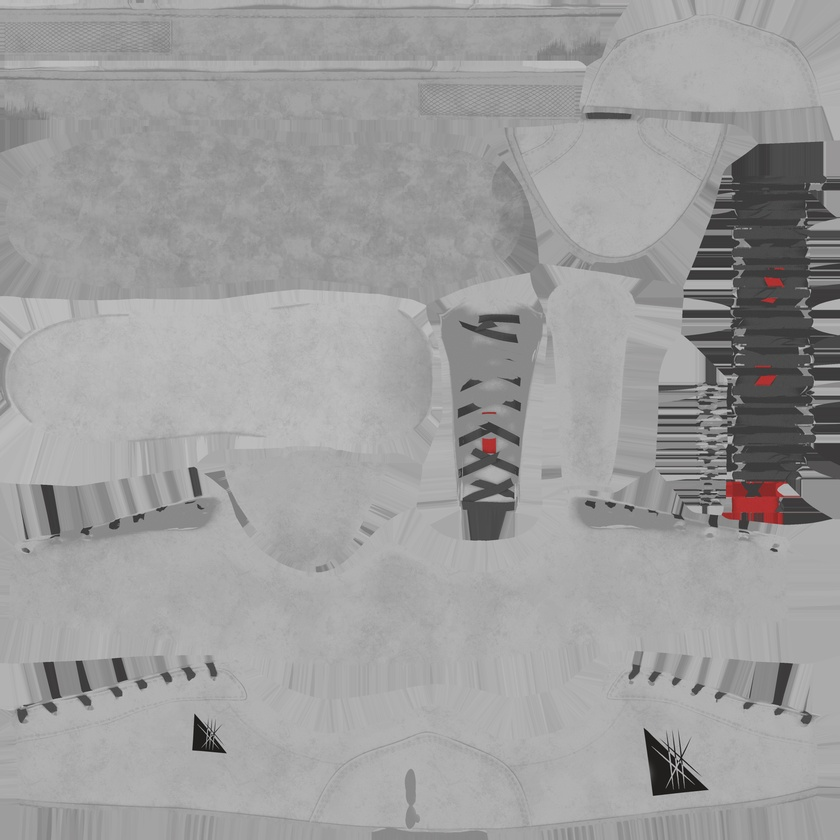
#> input picture T-ESP-902-STG_DevBros/backend/python-api/Shoes_Shoe_AlbedoTransparency.jpg, 840 x 840 px, shrunk from 2048 x 2048 before the run
$ python uv_map.py Shoes_Shoe_AlbedoTransparency.jpg out.png
#> lines starting #> are read from the running program, lines starting #| are printed output that depends on the picture; after the words box and inside, x2 and y2 are one past the last pixel; in counts of white or black regions, pixels touching at a corner belong together
import cv2
import numpy as np
from PIL import Image
import sys
import os


# -----------------------------
# Utils
# -----------------------------

def normalize01(arr):
    arr = arr.astype(np.float32)
    mn, mx = arr.min(), arr.max()
    if mx - mn < 1e-8:
        return np.zeros_like(arr)
    return (arr - mn) / (mx - mn)


def parse_color(color_str):
    if color_str.startswith("#"):
        raw = color_str.lstrip("#")
        if len(raw) != 6:
            raise ValueError("Hex color must use the format #RRGGBB")
        return tuple(int(raw[index:index + 2], 16) for index in (0, 2, 4))

    parts = color_str.split(",")
    return tuple(int(p.strip()) for p in parts)


# -----------------------------
# Texture textile
# -----------------------------

def make_fabric_texture(width, height, base_color=(70, 150, 255), seed=42):
    rng = np.random.default_rng(seed)

    texture = np.zeros((height, width, 3), dtype=np.float32)
    texture[:, :] = np.array(base_color, dtype=np.float32)

    noise = rng.normal(0, 10, (height, width, 1))
    texture += noise

    y = np.arange(height).reshape(-1, 1)
    x = np.arange(width).reshape(1, -1)

    weave = 5 * np.sin(y * 0.5) + 4 * np.sin(x * 0.4)
    texture += weave[:, :, None]

    texture = np.clip(texture, 0, 255).astype(np.uint8)
    return texture


def generate_wrinkles(width, height, seed=42):
    rng = np.random.default_rng(seed)

    noise = rng.normal(0, 1, (height, width))
    noise = cv2.GaussianBlur(noise, (0, 0), 15)
    noise = normalize01(noise)

    return noise


# -----------------------------
# Détection template
# -----------------------------

def detect_masks(img):
    gray = cv2.cvtColor(img, cv2.COLOR_BGR2GRAY)

    white_mask = cv2.inRange(gray, 180, 255)

    kernel = np.ones((3, 3), np.uint8)
    white_mask = cv2.morphologyEx(white_mask, cv2.MORPH_CLOSE, kernel)

    dark_mask = cv2.inRange(gray, 0, 120)
    line_mask = cv2.bitwise_and(dark_mask, cv2.dilate(white_mask, kernel))

    return white_mask, line_mask


# -----------------------------
# Remplissage
# -----------------------------

def apply_texture(mask, texture, seed=42):
    h, w = mask.shape

    wrinkle = generate_wrinkles(w, h, seed)

    light = 0.8 + wrinkle * 0.4
    shaded = texture.astype(np.float32) * light[:, :, None]

    shaded = np.clip(shaded, 0, 255).astype(np.uint8)

    alpha = (mask / 255.0)[:, :, None]
    shaded = (shaded * alpha).astype(np.uint8)

    return shaded


# -----------------------------
# Composition RGBA
# -----------------------------

def compose_rgba(fill, fill_mask, line_mask):
    h, w = fill_mask.shape

    rgba = np.zeros((h, w, 4), dtype=np.uint8)

    rgba[:, :, :3] = fill
    rgba[:, :, 3] = fill_mask

    # ajouter lignes
    for c in range(3):
        rgba[:, :, c] = np.where(
            line_mask > 0,
            30,
            rgba[:, :, c]
        )

    rgba[:, :, 3] = np.maximum(fill_mask, line_mask)

    return rgba


# -----------------------------
# Pipeline principal
# -----------------------------

def colorize_template(input_path, output_path, color=(70, 150, 255)):
    img = cv2.imread(input_path)

    if img is None:
        raise Exception("Image introuvable")

    h, w = img.shape[:2]

    white_mask, line_mask = detect_masks(img)

    texture = make_fabric_texture(w, h, color)

    fill = apply_texture(white_mask, texture)

    rgba = compose_rgba(fill, white_mask, line_mask)

    Image.fromarray(rgba).save(output_path)


# -----------------------------
# Entry point (compatible PHP)
# -----------------------------

def main():
    if len(sys.argv) < 3:
        print("Usage: script.py input output [--color R,G,B]")
        sys.exit(1)

    input_path = sys.argv[1]
    output_path = sys.argv[2]

    color = (70, 150, 255)

    for i, arg in enumerate(sys.argv):
        if arg == "--color" and i + 1 < len(sys.argv):
            color = parse_color(sys.argv[i + 1])

    if not os.path.exists(input_path):
        print("Fichier input introuvable")
        sys.exit(1)

    colorize_template(input_path, output_path, color)
#> in colorize_template, img is the input picture: shape (840, 840, 3); mean B, G, R 157.1, 157.1, 157.5
#> in detect_masks, `white_mask = cv2.inRange(gray, 180, 255)`:
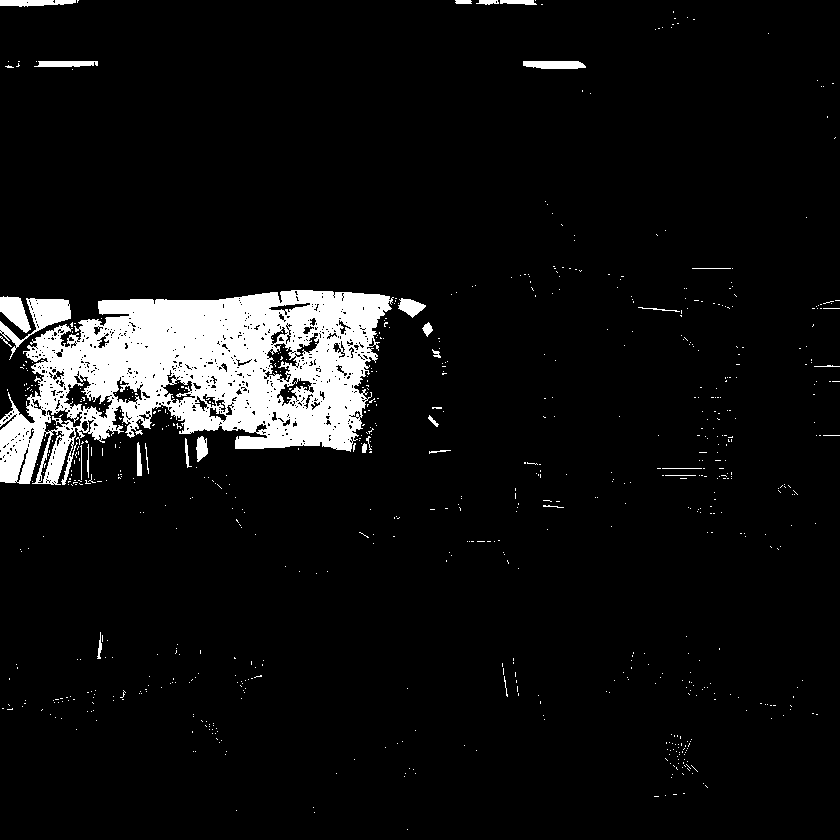
#> white_mask: shape (840, 840); 6.8% white; 756 white regions (725 under 20 px), largest, box (x1, y1, x2, y2) and area: (0, 290, 394, 485) 41672, (0, 298, 71, 360) 1268, (0, 296, 31, 333) 659
#> in detect_masks, `white_mask = cv2.morphologyEx(white_mask, cv2.MORPH_CLOSE, kernel)`: white_mask: shape (840, 840); 7.6% white; 500 white regions (463 under 20 px), largest, box (x1, y1, x2, y2) and area: (0, 290, 397, 486) 46926, (0, 298, 71, 360) 1371, (0, 296, 31, 333) 660
#> in detect_masks, `dark_mask = cv2.inRange(gray, 0, 120)`:
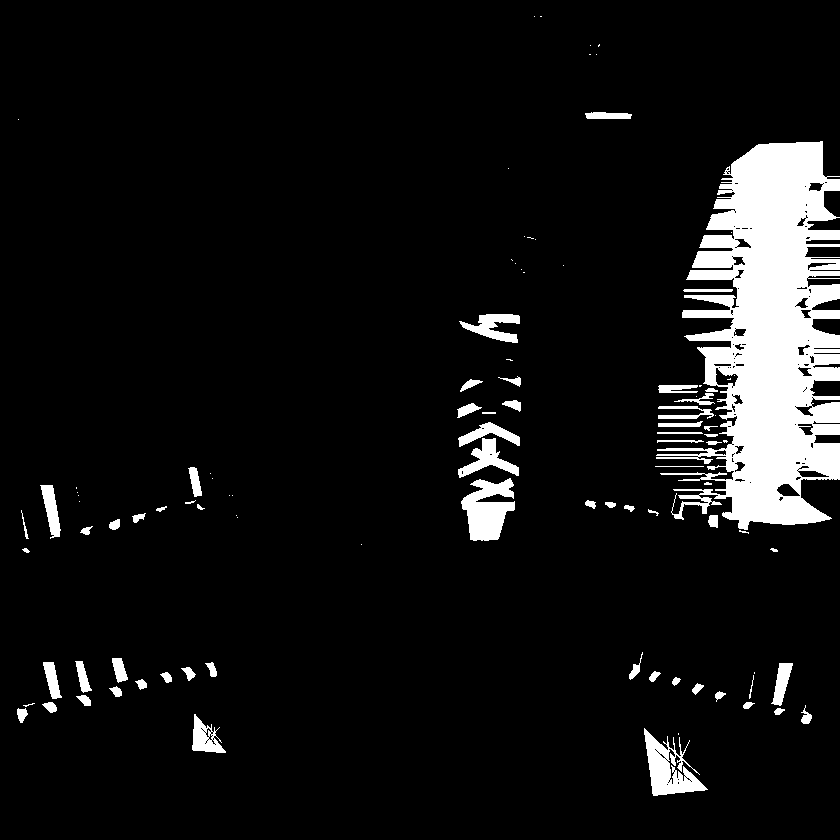
#> dark_mask: shape (840, 840); 7.7% white; 102 white regions (40 under 20 px), largest, box (x1, y1, x2, y2) and area: (656, 141, 840, 530) 40633, (461, 478, 515, 541) 2149, (644, 728, 708, 796) 1960
#> in detect_masks, `line_mask = cv2.bitwise_and(dark_mask, cv2.dilate(white_mask, kernel))`:
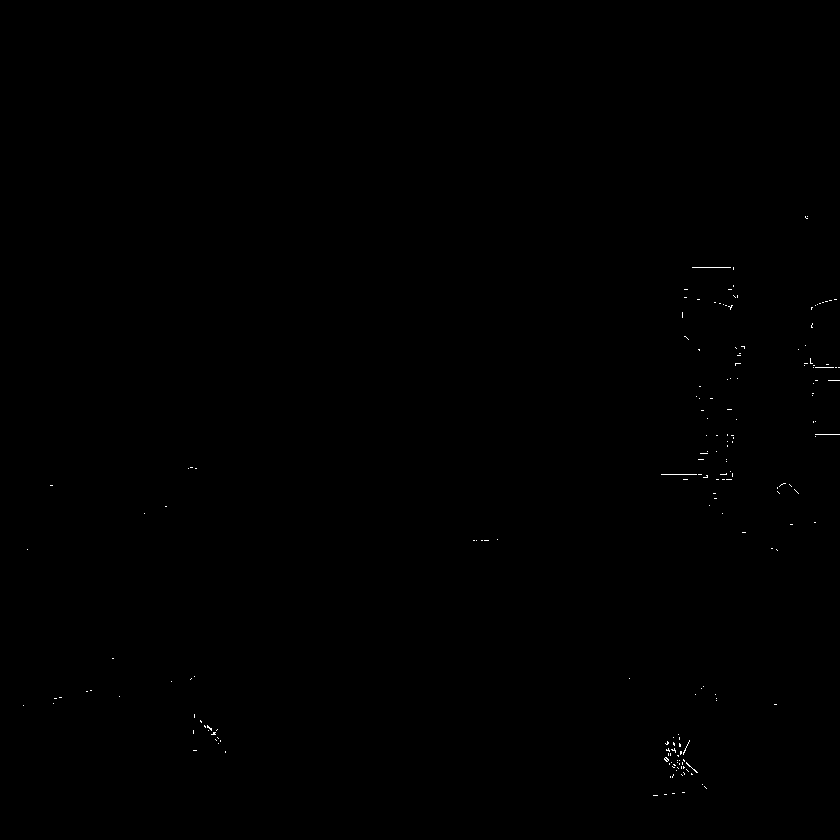
#> line_mask: shape (840, 840); 0.1% white in thin lines or dots, all inside (x1, y1, x2, y2) = (23, 216, 840, 796)
#> in apply_texture, `shaded = texture.astype(np.float32) * light[:, :, None]`:
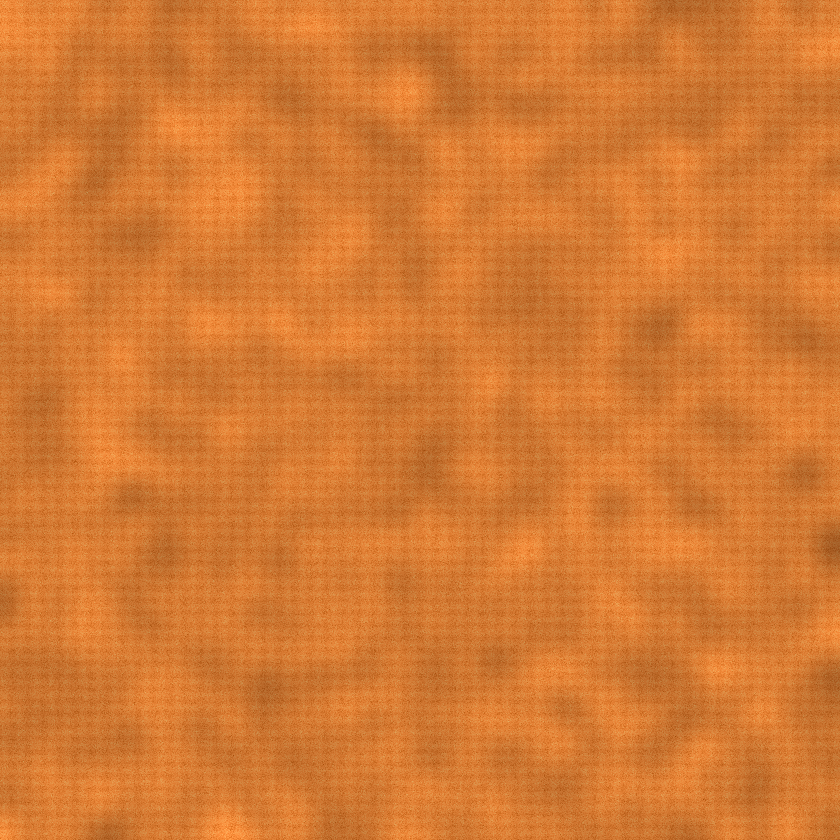
#> shaded: shape (840, 840, 3) float32; mean of channels 0, 1, 2 71.5, 153.8, 257.5; drawn with min black and max white
#> in apply_texture, `shaded = np.clip(shaded, 0, 255).astype(np.uint8)`:
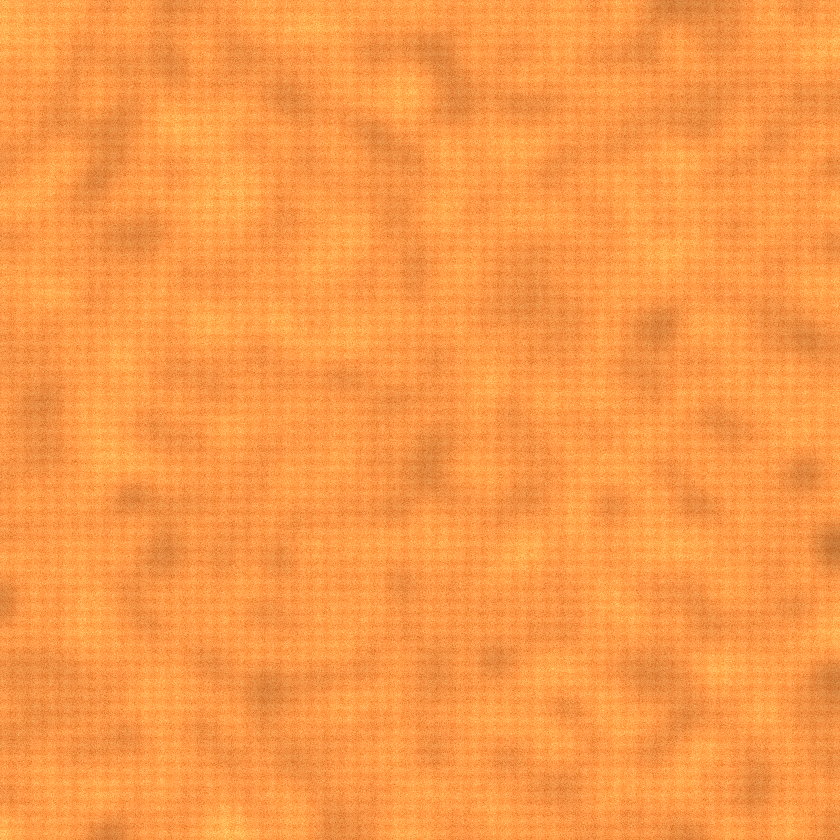
#> shaded: shape (840, 840, 3); mean of channels 0, 1, 2 71, 153.3, 250.5; drawn as B, G, R
#> after the loop in compose_rgba, `for c in range(3):`: rgba: shape (840, 840, 4); mean of channels 0, 1, 2, 3 5.5, 11.8, 19.1, 19.3
#> in compose_rgba, `rgba[:, :, 3] = np.maximum(fill_mask, line_mask)`:
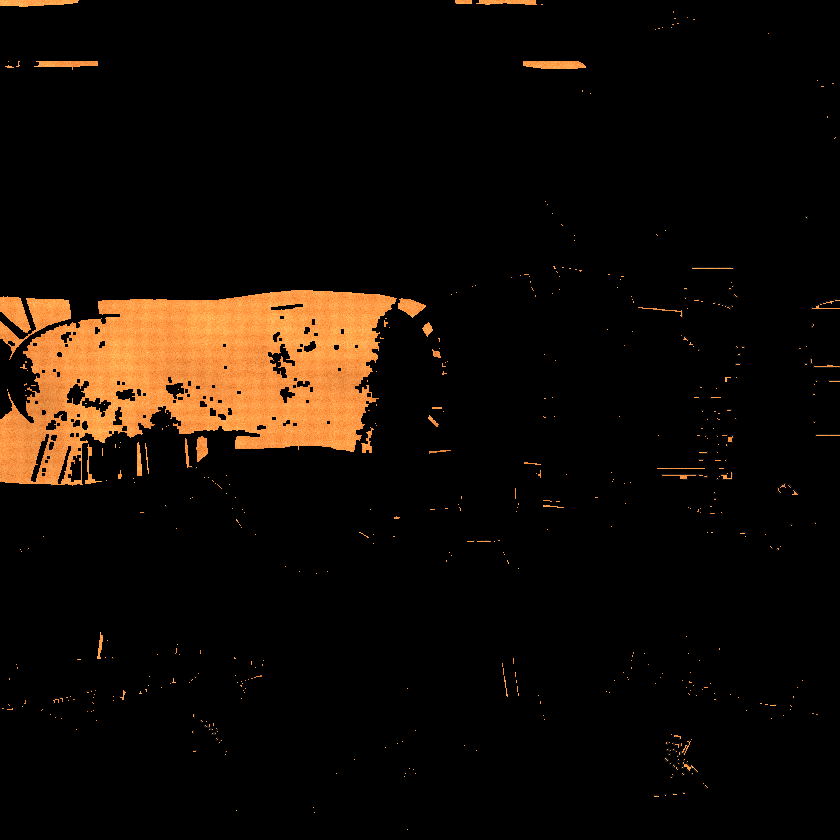
#> rgba: shape (840, 840, 4); mean of channels 0, 1, 2, 3 5.5, 11.8, 19.1, 19.6; drawn as B, G, R

    print("OK")


if __name__ == "__main__":
    main()
